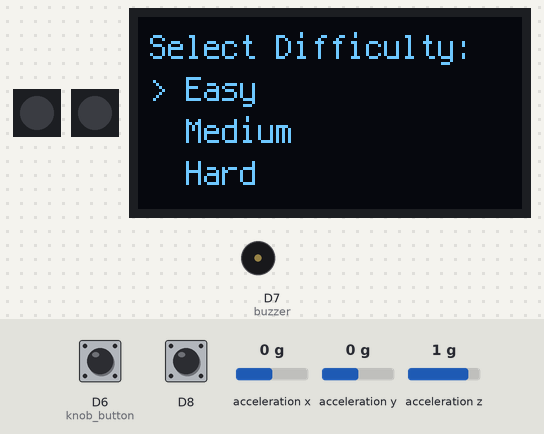
This program was run on a simulated CircuitPython board. Shown: 2 × 1 RGB LEDs in strip order, left to right, 128×64 one-colour display, buzzer (waves = sounding). The inputs (shaded band) are chosen by the test bench; at power-on: D6 (knob_button) HIGH, acceleration x 0 g, D8 HIGH, acceleration y 0 g, acceleration z 1 g. Dim RGB values are drawn brighter than linear; random numbers come from a fixed seed.

Above: at 5.4 s.
5.5 s: D6 (knob_button) pulled LOW for 0.15 s
At 6.2 s:
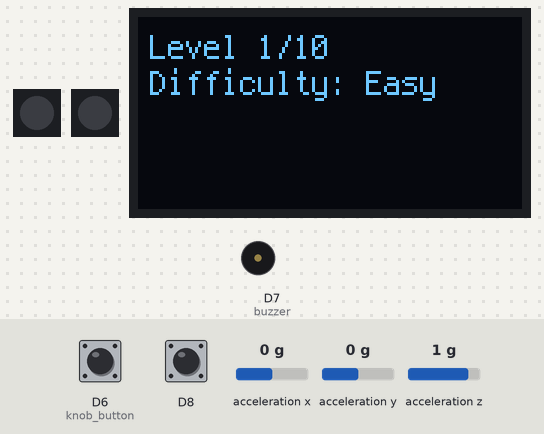
8.6 s: acceleration x set to -1.4 g
At 11.0 s:
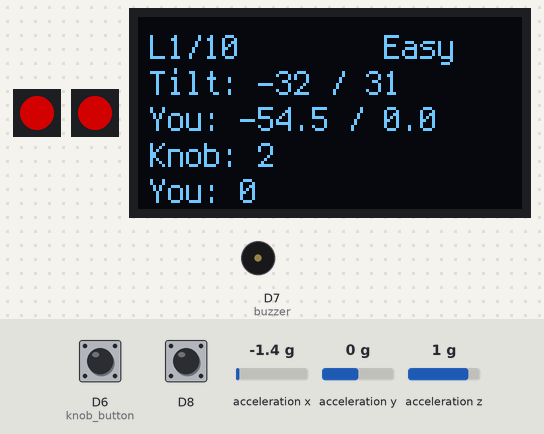
11.6 s: D8 pulled LOW for 0.15 s
At 12.1 s:
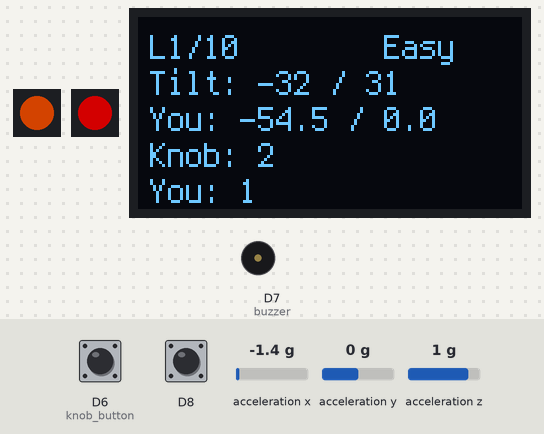
13.2 s: D8 pulled LOW for 1 s
At 14.5 s:
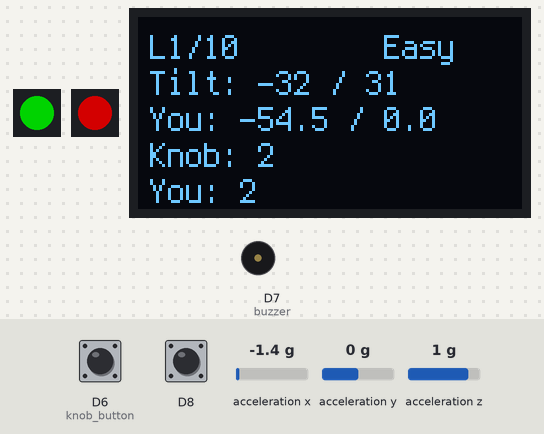
16.2 s: acceleration y set to -1.4 g
At 17.5 s:
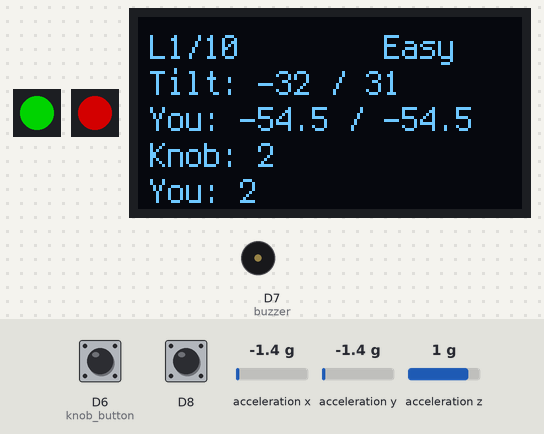
17.8 s: acceleration z set to -1.4 g
At 37.4 s:
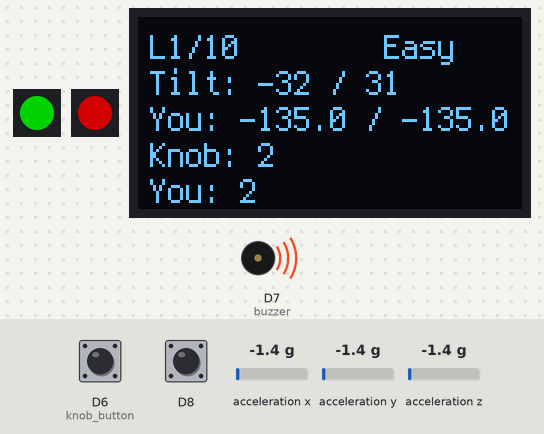
Timing chart, 0 to 39.1 s (numbered marks = the images above; inputs shaded):
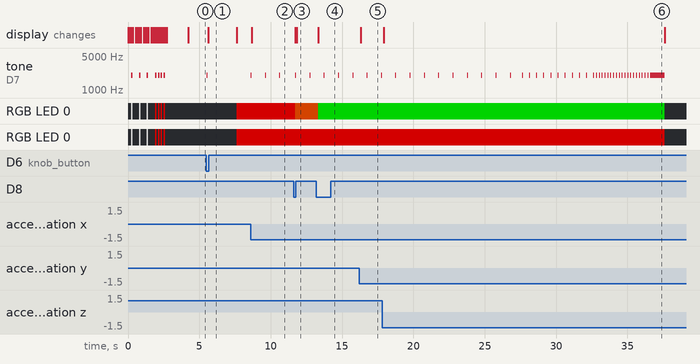

Measured:
- after the input at 5.5 s, tone on D7 (buzzer): silent → 2000 Hz at once, → silent 0.10 s later; RGB LED 0, RGB LED 0: off → RGB(127, 0, 0) after 2.1 s; the display: changes after 0.12 s (image 1)
- after the input at 8.6 s, the display: changes after 0.07 s (image 2)
- after the input at 11.6 s, RGB LED 0: RGB(127, 0, 0) → RGB(127, 40, 0) after 0.12 s
- after the input at 13.2 s, RGB LED 0: RGB(127, 40, 0) → RGB(0, 127, 0) after 0.14 s; the display: changes after 0.14 s (image 4)
- after the input at 16.2 s, the display: changes after 0.11 s (image 5)

The program:

code.py
```python
# ============================================================
#   3, 2, 1, BOOM!
# ============================================================

import time
import math
import random
import board
import busio
import displayio
import i2cdisplaybus
import terminalio
import neopixel
import pwmio
from digitalio import DigitalInOut, Pull

from adafruit_display_text import label
from adafruit_displayio_ssd1306 import SSD1306
from adafruit_adxl34x import ADXL345
from rotary_encoder_game import GameEncoder


# ============================================================
#   OLED Setup
# ============================================================
displayio.release_displays()
i2c = busio.I2C(board.SCL, board.SDA)
display_bus = i2cdisplaybus.I2CDisplayBus(i2c, device_address=0x3C)
display = SSD1306(display_bus, width=128, height=64)

def show(lines):
    """Display a list of text lines."""
    g = displayio.Group()
    y = 10
    for t in lines:
        g.append(label.Label(terminalio.FONT, text=t, x=4, y=y))
        y += 12
    display.root_group = g


def show_center(text, scale=2, t=0.5):
    g = displayio.Group()
    lbl = label.Label(terminalio.FONT, text=text, scale=scale)
    bb = lbl.bounding_box
    lbl.x = int((128 - bb[2] * scale) / 2)
    lbl.y = int((64 + bb[3] * scale) / 4)
    g.append(lbl)
    display.root_group = g
    time.sleep(t)


# ============================================================
#   NeoPixels — knob on D0, tilt on D1
# ============================================================
pixel_knob = neopixel.NeoPixel(board.D0, 1, brightness=0.5, auto_write=True)
pixel_tilt = neopixel.NeoPixel(board.D1, 1, brightness=0.5, auto_write=True)

RED    = (255, 0, 0)
ORANGE = (255, 80, 0)
GREEN  = (0, 255, 0)


# ============================================================
#   Accelerometer
# ============================================================
accel = ADXL345(i2c)

# ============================================================
#   Rotary encoder
# ============================================================
enc = GameEncoder(board.D8, board.D9)

knob_button = DigitalInOut(board.D6)
knob_button.switch_to_input(pull=Pull.UP)


# ============================================================
#   Passive Buzzer
# ============================================================
buzzer = pwmio.PWMOut(board.D7, frequency=2000, duty_cycle=0)

def beep(duration=0.05, intensity=0.5):
    buzzer.duty_cycle = int(65535 * intensity)
    time.sleep(duration)
    buzzer.duty_cycle = 0


# ============================================================
#   Boot Animation
# ============================================================
def boot_animation():
    pixel_knob.fill((0, 0, 0))
    pixel_tilt.fill((0, 0, 0))

    # 3 → 2 → 1 zoom
    for n in ["3", "2", "1"]:
        for s in [1, 2, 3]:
            show_center(n, scale=s, t=0.08)

        pixel_knob.fill((255, 255, 255))
        pixel_tilt.fill((255, 255, 255))
        beep(0.1)
        pixel_knob.fill((0, 0, 0))
        pixel_tilt.fill((0, 0, 0))
        time.sleep(0.2)

    # BOOM zoom
    for s in [1, 2, 3, 4]:
        show_center("BOOM!", scale=s, t=0.07)

    for _ in range(4):
        pixel_knob.fill((255, 0, 0))
        pixel_tilt.fill((255, 0, 0))
        beep(0.1)
        pixel_knob.fill((0, 0, 0))
        pixel_tilt.fill((0, 0, 0))
        time.sleep(0.1)

    # Title
    g = displayio.Group()
    title = label.Label(terminalio.FONT, text="321 BOOM!", scale=2)
    bb = title.bounding_box
    title.x = int((128 - bb[2] * 2) / 2)
    title.y = 24
    g.append(title)

    sub = label.Label(terminalio.FONT, text="Tilt & Defuse", scale=1)
    bb2 = sub.bounding_box
    sub.x = int((128 - bb2[2]) / 2)
    sub.y = 44
    g.append(sub)
    display.root_group = g
    time.sleep(1.5)


# ============================================================
#   Difficulty Menu
# ============================================================
DIFFICULTIES = ["Easy", "Medium", "Hard"]

def draw_difficulty(idx):
    g = displayio.Group()
    y = 10
    g.append(label.Label(terminalio.FONT, text="Select Difficulty:", x=4, y=y))
    y += 14

    for i, d in enumerate(DIFFICULTIES):
        prefix = "> " if i == idx else "  "
        g.append(label.Label(terminalio.FONT, text=prefix + d, x=4, y=y))
        y += 14
    display.root_group = g


def wait_for_difficulty():
    enc.reset()
    prev = 0
    idx = 0
    draw_difficulty(idx)

    while True:
        enc.update()
        c = enc.get_count()

        if c != prev:
            idx = (idx + 1) % len(DIFFICULTIES)
            draw_difficulty(idx)
            prev = c
            time.sleep(0.12)

        if not knob_button.value:
            beep(0.1)
            return idx

        time.sleep(0.01)


# ============================================================
#   Countdown Beeps
# ============================================================
last_beep = 0

def countdown_beep(rem, total):
    global last_beep

    if rem <= 1:
        buzzer.duty_cycle = int(65535 * 0.15)
        return

    elapsed = total - rem

    if rem > 10:
        interval = 1.0
    elif rem > 5:
        interval = 0.5
    else:
        interval = 0.2

    if elapsed - last_beep >= interval:
        beep(0.05)
        last_beep = elapsed


# ============================================================
#   Double click to Exit
# ============================================================
def detect_double_click(button, max_interval=0.35):
    """
    检测按钮双击：
    - button: DigitalInOut 对象
    - max_interval: 两次点击的最大允许间隔（秒）
    """
    if not button.value:  # 第一次按下
        # 等待松开
        while not button.value:
            time.sleep(0.01)
        t1 = time.monotonic()

        # 等待第二次按下
        while time.monotonic() - t1 < max_interval:
            if not button.value:
                # 第二次按下被检测到
                while not button.value:
                    time.sleep(0.01)
                return True
            time.sleep(0.01)

    return False


# ============================================================
#   Compute tilt
# ============================================================
TILT_TOL  = 5        # within 5° = success
TILT_NEAR = 10       # within 12° = almost

def compute_tilt():
    x, y, z = accel.acceleration
    ax = math.degrees(math.atan2(x, z))
    ay = math.degrees(math.atan2(y, z))
    return ax, ay


# ============================================================
#   RANDOM LEVEL GENERATOR
# ============================================================
def generate_random_level():
    """
    返回一组随机的 Tilt 目标角度 & Knob 范围：
    - tilt 范围限制在 -45°～45°（避免过激倾斜）
    - knob 范围 1～10
    """
    TX = random.uniform(-45, 45)
    TY = random.uniform(-45, 45)

    kmin = random.randint(1, 8)
    kmax = kmin + 2

    return TX, TY, kmin, kmax


# ============================================================
#   GAME DEMO (with 3 difficulties and 10 levels)
# ============================================================
def game_demo(difficulty):

    # -------- Loop through 10 levels --------
    for level in range(1, 11):

        # ---- Double Click Exit support for each level ----
        global last_beep
        last_beep = 0

        # Randomly generated level data
        TARGET_X, TARGET_Y, KNOB_MIN, KNOB_MAX = generate_random_level()

        # Level screen
        show([
            f"Level {level}/10",
            f"Difficulty: {DIFFICULTIES[difficulty]}"
        ])
        time.sleep(2)

        # Runtime vars
        enc.reset()
        last_raw = 0
        knob_val = 0

        total_time = 30
        start = time.monotonic()

        last_oled = 0
        last_tilt = 0
        ax = ay = 0

        # ====================================================
        # GAME LOOP FOR THIS LEVEL
        # ====================================================
        while True:

            # ---- DOUBLE CLICK EXIT ----
            if detect_double_click(knob_button):
                buzzer.duty_cycle = 0
                show("EXIT GAME")
                time.sleep(2)
                return "EXIT"

            now = time.monotonic()
            rem = total_time - (now - start)
            if rem < 0:
                rem = 0

            countdown_beep(rem, total_time)

            # ---- Knob update ----
            enc.update()
            raw = enc.get_count()

            if raw != last_raw:
                knob_val += 1
                last_raw = raw
                time.sleep(0.12)

            # ---- Reset knob ----
            if not knob_button.value:
                knob_val = 0
                enc.reset()
                last_raw = 0
                time.sleep(0.15)

            # ---- Tilt update ----
            if now - last_tilt > 0.05:
                ax, ay = compute_tilt()
                last_tilt = now

            dx = abs(ax - TARGET_X)
            dy = abs(ay - TARGET_Y)

            tilt_ok = dx <= TILT_TOL and dy <= TILT_TOL
            tilt_close = dx <= TILT_NEAR or dy <= TILT_NEAR

            # LEDs
            pixel_tilt[0] = GREEN if tilt_ok else ORANGE if tilt_close else RED
            if KNOB_MIN <= knob_val <= KNOB_MAX:
                pixel_knob[0] = GREEN
            elif KNOB_MIN - 1 <= knob_val <= KNOB_MAX + 1:
                pixel_knob[0] = ORANGE
            else:
                pixel_knob[0] = RED

            # ---- SUCCESS → Next level ----
            if tilt_ok and KNOB_MIN <= knob_val <= KNOB_MAX:
                buzzer.duty_cycle = 0
                show([
                    f"Level {level} Clear!",
                    "Next Level..."
                ])
                time.sleep(2)
                break

            # ---- TIME OUT ----
            if rem <= 0:
                buzzer.duty_cycle = 0
                return False

            # ====================================================
            # OLED Difficulty Display
            # ====================================================
            if now - last_oled > 0.08:

                header = f"L{level}/10        {DIFFICULTIES[difficulty]}"

                if difficulty == 0:
                    # EASY mode
                    show([
                        header,
                        f"Tilt: {int(TARGET_X)} / {int(TARGET_Y)}",
                        f"You: {ax:.1f} / {ay:.1f}",
                        f"Knob: {KNOB_MIN}",
                        f"You: {knob_val}",
                    ])

                elif difficulty == 1:
                    # MEDIUM mode
                    show([
                        header,
                        "",
                        f"Tilt: {int(TARGET_X)} / {int(TARGET_Y)}",
                        f"Knob: {KNOB_MIN}"
                    ])

                else:
                    # HARD mode
                    show([
                        header,
                        "",
                        f"Time: {rem:.1f}",
                        "",
                        "",
                        "",
                    ])

                last_oled = now

    # All levels passed!
    time.sleep(5)
    return True


# ============================================================
#   MAIN
# ============================================================
def main():
    # Boot animation only once
    boot_animation()

    while True:
        difficulty = wait_for_difficulty()

        result = game_demo(difficulty)

        # =======================================
        # Case 1: player double-tapped in game
        # =======================================
        if result == "EXIT":
            # Go back to difficulty menu (no reboot animation)
            continue

        # =======================================
        # Case 2 & 3: Game finished normally
        # =======================================
        if result:
            show([
                "YOU WIN!",
                "All Levels Cleared!",
                "",
                "Double-click to",
                "play again",
            ])
        else:
            show([
                "Game Over",
                "The bomb exploded!",
                "",
                "Double-click to",
                "try again",
            ])

        # Stop LEDs & buzzer
        pixel_knob.fill((0,0,0))
        pixel_tilt.fill((0,0,0))
        buzzer.duty_cycle = 0

        # =======================================
        # WAIT HERE for double-click to restart
        # =======================================
        while True:
            if detect_double_click(knob_button):
                beep(0.1)
                break  # 回到难度选择菜单
            time.sleep(0.05)


main()
```

rotary_encoder_game.py
```python
# rotary_encoder_game.py
import time
import digitalio

class GameEncoder:
    """
	Only increments on the A-phase falling edge (1 → 0).
	Prevents extra counts caused by the encoder’s 4-step behavior or bouncing.
	Makes the knob reading more stable and resistant to noise.
    """

    def __init__(self, pin_a, pin_b, pull=digitalio.Pull.UP, debounce_ms=3):
        self._a = digitalio.DigitalInOut(pin_a)
        self._a.switch_to_input(pull=pull)

        self._b = digitalio.DigitalInOut(pin_b)
        self._b.switch_to_input(pull=pull)

        self._last_a = self._a.value
        self._last_event = time.monotonic() * 1000
        self._debounce_ms = debounce_ms

        self.count = 0

    def update(self):
        now = time.monotonic() * 1000
        a = self._a.value

        # high -> low
        if self._last_a and not a:
            if now - self._last_event > self._debounce_ms:
                self.count += 1
                self._last_event = now

        self._last_a = a
        return True

    def get_count(self):
        return self.count

    def reset(self):
        self.count = 0
```
